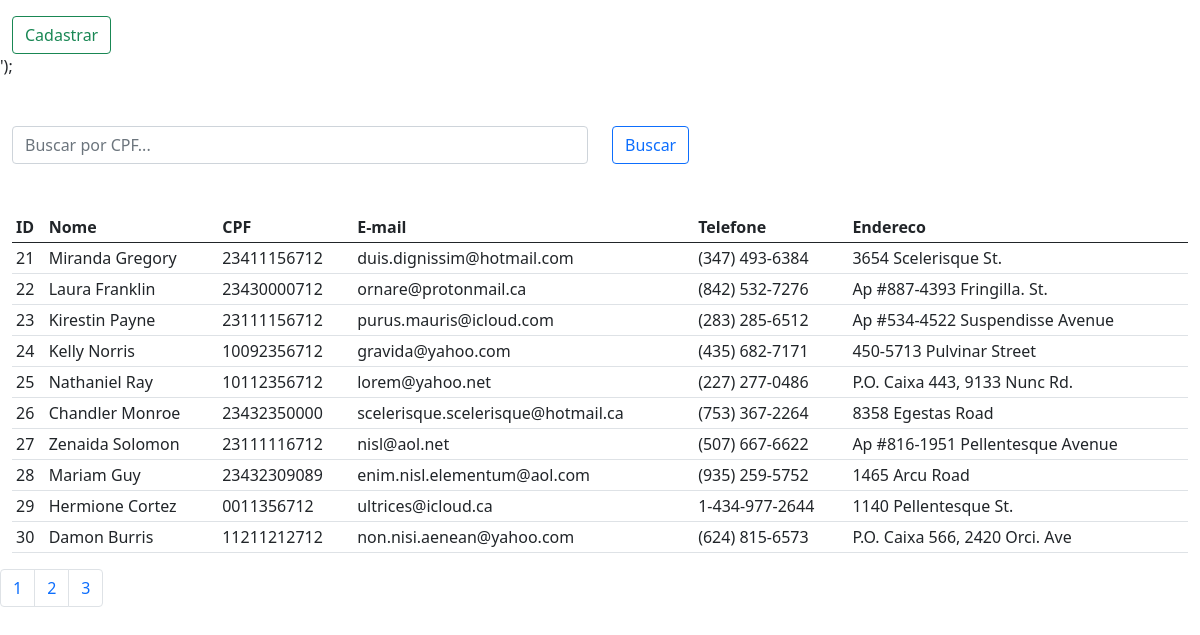
The app's page /www/Projeto/index.php?page=3 with its own data.
### tables this page shows
CREATE TABLE IF NOT EXISTS `cliente` (
  `ID` int(50) NOT NULL AUTO_INCREMENT,
  `NOME` varchar(50) DEFAULT NULL,
  `CPF` varchar(11) NOT NULL DEFAULT '',
  `EMAIL` varchar(50) DEFAULT NULL,
  `TELEFONE` varchar(50) DEFAULT NULL,
  `ENDERECO` varchar(50) DEFAULT NULL,
  PRIMARY KEY (`ID`),
  UNIQUE KEY `ID` (`ID`),
  UNIQUE KEY `CPF` (`CPF`)
);

### www/Projeto/app/Model/dao.php (called while the page is built, shortened)
<?php
class Dao
{
  private $pdo = null;
  public function __construct()
  {
    $this->pdo = Conexao::getInstance();
  }
  public function all($page)
  {
    $offset = (10 * ($page - 1));
    $stmt = $this->pdo->query("SELECT * FROM cliente LIMIT 10 OFFSET $offset");
    $stmt->execute();
    $result = $stmt->fetchAll(PDO::FETCH_ASSOC);
    return $result;
  }
}

### www/Projeto/autoload.php (called while the page is built, shortened)
<?php
spl_autoload_register(function ($class) {
    $prefix = '';
    $base_dir = __DIR__ . '/';
    $len = strlen($prefix);
    $relative_class = substr($class, $len);
    $file = $base_dir . str_replace('\\', '/', $relative_class) . '.php';
});

### www/Projeto/app/Model/conexao.php (called while the page is built, shortened)
<?php
class Conexao
{
  private static $pdo = null;
  public static function getInstance()
  {
    try {
      self::$pdo = new PDO("mysql:host=$_SERVER[SERVER_ADDR];dbname=php", 'root', '');
      self::$pdo->setAttribute(PDO::ATTR_ERRMODE, PDO::ERRMODE_EXCEPTION);
      return self::$pdo;
    } catch (PDOException $e) {
      echo "ERRO BANCO DE DADOS: <br> " . $e->getMessage();
      exit;
    }
  }
}

### www/Projeto/app/View/homeView.php (the view, shortened to what this page needs)
<?php
class homeView
{
  public static function renderTable($array = [], $error = false)
  {
    $html = '';
    $html .= '<div class="container-fluid">';
    $html .= $error ? $error : '';
    $html .= '
    <table class="table table-hover table-sm mt-5">
      <thead>
        <tr>
          <th scope="col">ID</th>
          <th scope="col">Nome</th>
          <th scope="col">CPF</th>
          <th scope="col">E-mail</th>
          <th scope="col">Telefone</th>
          <th scope="col">Endereco</th>
        </tr>
      </thead>
    <tbody>';
    foreach ($array as $val) {
      $html .= '<tr>
        <td>' . $val['ID'] . '</td>
        <td>' . $val['NOME'] . '</td>
        <td>' . $val['CPF'] . '</td>
        <td>' . $val['EMAIL'] . '</td>
        <td>' . $val['TELEFONE'] . '</td>
        <td>' . $val['ENDERECO'] . '</td>
      </tr>';
    }
    $html .= '
        </tbody>
      </table>
    </div>';
    return $html;
  }
  public static function renderInputSearch($search = false)
  {
    $html = '';
    $html .= '<div class="container-fluid mt-5">';
    $html .= '<form method="GET">';
    $html .= '<div class="row">';
    $html .= '<div class="col-6"><input type="text" class="form-control mr-4" name="search" placeholder="Buscar por CPF..." value="' . $search . '" ></div>';
    $html .= '<div class="col">';
    $html .= '<button type="submit" class="btn btn-outline-primary">Buscar</button>';
    $html .= '</div>';
    $html .= '</div>';
    $html .= '</form>';
    $html .= '</div>';
    return $html;
  }
  public static function renderPagination($pagination)
  {
    $countPagination = [];
    for ($i = 1; $i <= $pagination; $i++) {
      $countPagination[] = [
        'page' => $i,
      ];
    }
    $html = '';
    $html .= '
    <nav aria-label="Page navigation example">
      <ul class="pagination">';
    foreach ($countPagination as $page) {
      $html .= '<li class="page-item"><a class="page-link" href="?page=' . $page['page'] . '">' . $page['page'] . '</a></li>';
    }
    $html .= ' </ul>
    </nav>';
    return $html;
  }
  public static function renderBtnCad()
  {
    $html = '<div class="container-fluid mt-3">';
    $html .= '<a href="?rota=newCad" class="btn btn-outline-success">Cadastrar</a>';
    $html .= '</div>';
    return $html;
  }
}

### records on screen
cliente: ID "21", NOME "Miranda Gregory", CPF "23411156712", EMAIL "duis.dignissim@hotmail.com", TELEFONE "(347) 493-6384", ENDERECO "3654 Scelerisque St."
cliente: ID "22", NOME "Laura Franklin", CPF "23430000712", EMAIL "ornare@protonmail.ca", TELEFONE "(842) 532-7276", ENDERECO "Ap #887-4393 Fringilla. St."
cliente: ID "23", NOME "Kirestin Payne", CPF "23111156712", EMAIL "purus.mauris@icloud.com", TELEFONE "(283) 285-6512", ENDERECO "Ap #534-4522 Suspendisse Avenue"
cliente: ID "24", NOME "Kelly Norris", CPF "10092356712", EMAIL "gravida@yahoo.com", TELEFONE "(435) 682-7171", ENDERECO "450-5713 Pulvinar Street"
cliente: ID "25", NOME "Nathaniel Ray", CPF "10112356712", EMAIL "lorem@yahoo.net", TELEFONE "(227) 277-0486", ENDERECO "P.O. Caixa 443, 9133 Nunc Rd."
cliente: ID "26", NOME "Chandler Monroe", CPF "23432350000", EMAIL "scelerisque.scelerisque@hotmail.ca", TELEFONE "(753) 367-2264", ENDERECO "8358 Egestas Road"
cliente: ID "27", NOME "Zenaida Solomon", CPF "23111116712", EMAIL "nisl@aol.net", TELEFONE "(507) 667-6622", ENDERECO "Ap #816-1951 Pellentesque Avenue"
cliente: ID "28", NOME "Mariam Guy", CPF "23432309089", EMAIL "enim.nisl.elementum@aol.com", TELEFONE "(935) 259-5752", ENDERECO "1465 Arcu Road"
cliente: ID "29", NOME "Hermione Cortez", CPF "0011356712", EMAIL "ultrices@icloud.ca", TELEFONE "1-434-977-2644", ENDERECO "1140 Pellentesque St."
cliente: ID "30", NOME "Damon Burris", CPF "11211212712", EMAIL "non.nisi.aenean@yahoo.com", TELEFONE "(624) 815-6573", ENDERECO "P.O. Caixa 566, 2420 Orci. Ave"

### other values on screen
$page['page'] "1"
$page['page'] "2"
$page['page'] "3"
